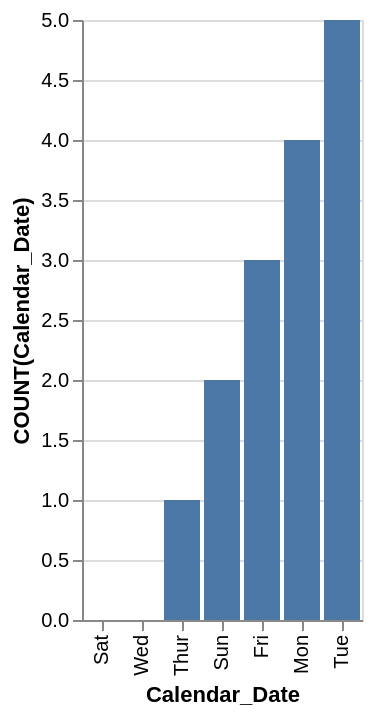

This figure's Vega-Lite source:
### Vega-Lite specification from a JSON file in a GitHub repository (floating-point values rounded to 4 significant figures)
{"data": {"values": [{"x_data": "Sat", "y_data": 0}, {"x_data": "Wed", "y_data": 0}, {"x_data": "Thur", "y_data": 1}, {"x_data": "Sun", "y_data": 2}, {"x_data": "Fri", "y_data": 3}, {"x_data": "Mon", "y_data": 4}, {"x_data": "Tue", "y_data": 5}]}, "mark": "bar", "encoding": {"x": {"field": "x_data", "type": "nominal", "title": "Calendar_Date", "sort": {"op": "sum", "field": "y_data", "order": "ascending"}}, "y": {"field": "y_data", "type": "quantitative", "title": "COUNT(Calendar_Date)"}}}
